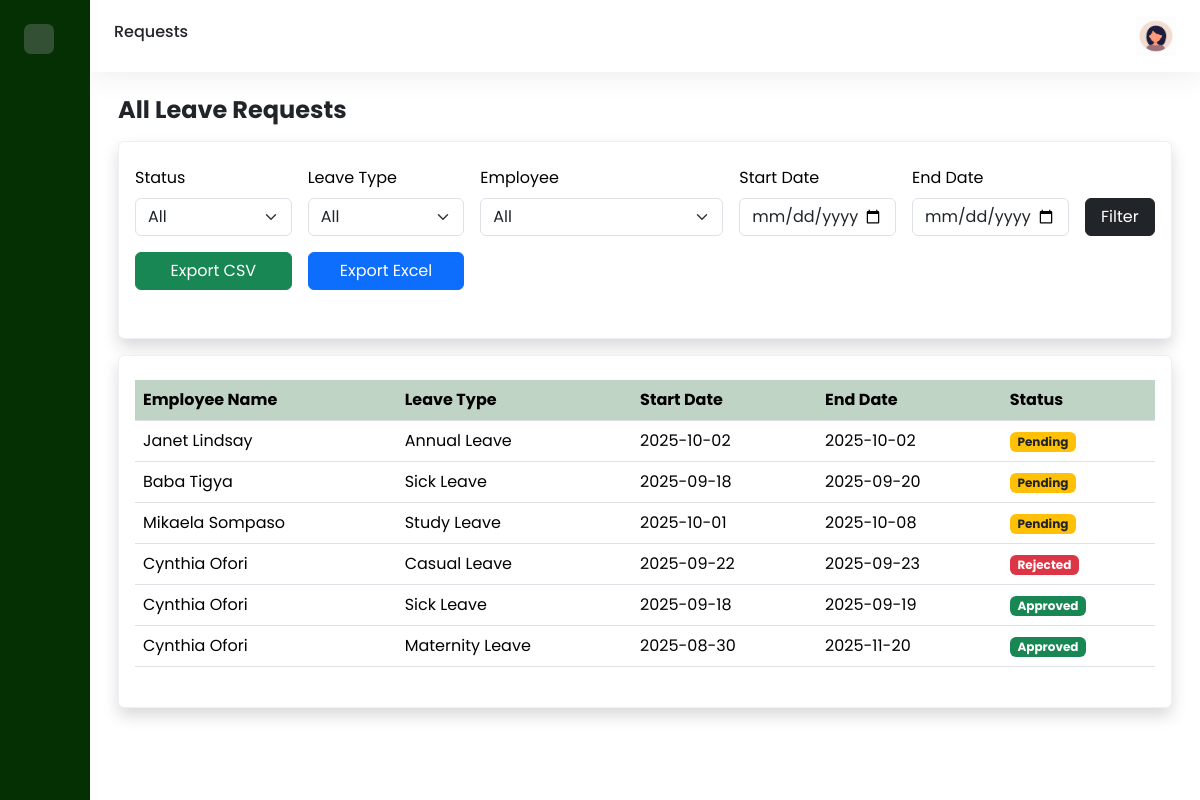
The app's page /manager/all.php (signed in) with its own data.
### tables this page shows
CREATE TABLE `leave_request` (
  `request_id` int(11) NOT NULL,
  `employee_id` int(11) NOT NULL,
  `type_id` int(11) DEFAULT NULL,
  `start_date` date NOT NULL,
  `end_date` date NOT NULL,
  `leave_duration` int(11) NOT NULL,
  `reason` text DEFAULT NULL,
  `status` enum('pending','approved','rejected') NOT NULL DEFAULT 'pending',
  `request_date` timestamp NOT NULL DEFAULT current_timestamp(),
  `approved_by` int(11) DEFAULT NULL,
  `approved_on` timestamp NULL DEFAULT NULL,
  `manager_comments` text DEFAULT NULL
);

CREATE TABLE `employee` (
  `employee_id` int(11) NOT NULL,
  `first_name` varchar(100) NOT NULL,
  `last_name` varchar(100) NOT NULL,
  `email` varchar(255) NOT NULL,
  `hire_date` date NOT NULL,
  `department_id` int(11) NOT NULL,
  `gender` enum('Male','Female') NOT NULL,
  `manager_id` int(11) DEFAULT NULL,
  `username` varchar(100) NOT NULL,
  `password` varchar(100) NOT NULL,
  `role` enum('administrator','employee','manager','') NOT NULL DEFAULT 'employee',
  `mobile` int(30) NOT NULL
);

CREATE TABLE `leave_type` (
  `type_id` int(11) NOT NULL,
  `type_name` varchar(100) NOT NULL,
  `description` text DEFAULT NULL,
  `requires_approval` tinyint(1) NOT NULL DEFAULT 1,
  `default_accrualrate_perperiod` decimal(5,2) NOT NULL DEFAULT 0.00,
  `max_carryover_days` int(11) NOT NULL DEFAULT 0
);

### manager/all.php (the view, shortened to what this page needs)
<?php
$host = "localhost";
$db   = "leave_management";
$user = "root";
$pass = "";
$conn = new mysqli($host, $user, $pass, $db);
$manager_id = $_SESSION["employee_id"];
$deptResult = $conn->query("SELECT department_id FROM department WHERE manager_id = $manager_id");
if ($deptResult->num_rows > 0) {
    $department_id = $deptResult->fetch_assoc()["department_id"];
} else {
    die("No department assigned to this manager.");
}
$query = "
    SELECT l.request_id, e.first_name, e.last_name, lt.type_name, l.start_date, l.end_date, l.status
    FROM leave_request l
    JOIN employee e ON l.employee_id = e.employee_id
    LEFT JOIN leave_type lt ON l.type_id = lt.type_id
    WHERE e.department_id = $department_id
";
$query .= " ORDER BY l.request_id DESC";
$leaves = $conn->query($query);
?>
<!DOCTYPE html>
<html>
<head>
    <link href='https://cdn.boxicons.com/fonts/basic/boxicons.min.css' rel='stylesheet'>
    <link href="https://cdn.jsdelivr.net/npm/bootstrap@5.3.7/dist/css/bootstrap.min.css" rel="stylesheet"
>
    <link rel="stylesheet" href="../assets/css/dashboard.css">
</head>
<body>
    <div class="wrapper">
            <aside id="sidebar">
                <div class="d-flex justify-content-between p-4">
                    <button class="toggle-btn border-0" type="button">
                    </button>
                </div>
                <ul class="sidebar-nav">
                    <li class="sidebar-item">
                        <a href="../manager.php" class="sidebar-link">
                        </a>
                    </li>
                    <li class="sidebar-item">
                        <a href="myprofile.php" class="sidebar-link">
                        </a>
                    </li>
                    <li class="sidebar-item">
                        <a href="#" class="sidebar-link collapsed has-dropdown"data-bs-toggle="collapse"
                        data-bs-target="#leave" aria-expanded="false" aria-controls="leave">
                        </a>
                    </li>
                    <li class="sidebar-item">
                        <a href="history.php" class="sidebar-link">
                         </a>
                    </li>
                    <li class="sidebar-item">
                        <a href="#" class="sidebar-link collapsed has-dropdown"data-bs-toggle="collapse"
                        data-bs-target="#emp" aria-expanded="false" aria-controls="emp">
                        </a>
                    </li>
                    <li class="sidebar-item">
                        <a href="#" class="sidebar-link collapsed has-dropdown"data-bs-toggle="collapse"
                        data-bs-target="#manage" aria-expanded="false" aria-controls="manage">
                        </a>
                    </li>
                    <li class="sidebar-item">
                        <a href="report.php" class="sidebar-link">
                        </a>
                    </li>
                    <li class="sidebar-item">
                        <a href="settings.php" class="sidebar-link">
                        </a>
                    </li>
                </ul>
                <div class="sidebar-footer">
                    <a href="../logout.php" class="sidebar-link">
                    </a>
                </div>
            </aside>
            <div class="main">
                <nav class="navbar navbar-expand px-4 py-3">
                    <h6>Requests</h6>
                    <div class="navbar-collapse collapse">
                        <ul class="navbar-nav ms-auto">
                            <li class="nav-item dropdown">
                                <a href="#" data-bs-toggle="dropdown" class="nav-icon pe-md-0">
                                   <img src="../assets/img/avatar.jpeg" alt="" class="avatar img-fluid">
                                </a>
                            </li>
                        </ul>
                    </div>
                </nav>
                <main class="content px-3 py-4">
                    <div class="container-fluid">
                        <div class="mb-3">
                            <h2 class="fw-bold fs-4 mb-3">
                                All Leave Requests
                            </h2>
                            <div class="row">
                                <div class="col-12 ">
                                    <div class="card  shadow">
                                        <div class="card-body py-4">
                                            <form method="GET" class="row g-3 mb-4">
                                                <div class="col-md-2">
                                                    <label class="form-label">Status</label>
                                                    <select name="status" class="form-select">
                                                        <option value="">All</option>
                                                    </select>
                                                </div>
                                                <div class="col-md-2">
                                                    <label class="form-label">Leave Type</label>
                                                    <select name="type_id" class="form-select">
                                                        <option value="">All</option>
                                                    </select>
                                                </div>
                                                <div class="col-md-3">
                                                    <label class="form-label">Employee</label>
                                                    <select name="employee_id" class="form-select">
                                                        <option value="">All</option>
                                                    </select>
                                                </div>
                                                <div class="col-md-2">
                                                    <label class="form-label">Start Date</label>
                                                    <input type="date" name="start_date" class="form-control" value="<?= $_GET['start_date'] ?? '' ?>">
                                                </div>
                                                <div class="col-md-2">
                                                    <label class="form-label">End Date</label>
                                                    <input type="date" name="end_date" class="form-control" value="<?= $_GET['end_date'] ?? '' ?>">
                                                </div>
                                                <div class="col-md-1 d-flex align-items-end">
                                                    <button type="submit" class="btn btn-dark w-100">Filter</button>
                                                </div>
                                                <div class="col-md-2 d-flex align-items-end">
                                                    <button type="submit" name="export" value="csv" class="btn btn-success w-100">Export CSV</button>
                                                </div>
                                                <div class="col-md-2 d-flex align-items-end">
                                                    <button type="submit" name="export" value="excel" class="btn btn-primary w-100">Export Excel</button>
                                                </div>
                                            </form>
                                        </div>
                                    </div>
                                </div>
                            </div>
                            <div class="row">
                                <div class="col-12">
                                    <div class="card shadow">
                                        <div class="card-body py-4">
                                            <table class="table table-hover">
                                                <thead>
                                                    <tr class="highlight">
                                                        <th scope="col">Employee Name</th>
                                                        <th scope="col">Leave Type</th>
                                                        <th scope="col">Start Date</th>
                                                        <th scope="col">End Date</th>
                                                        <th scope="col">Status</th>
                                                    </tr>
                                                </thead>
                                                <tbody>
                                                    <?php while ($row = $leaves->fetch_assoc()): ?>
                                                        <tr>
                                                            <td><?= htmlspecialchars($row['first_name']." ".$row['last_name']); ?></td>
                                                            <td><?= $row['type_name'] ? htmlspecialchars($row['type_name']) : 'N/A'; ?></td>
                                                            <td><?= htmlspecialchars($row['start_date']); ?></td>
                                                            <td><?= htmlspecialchars($row['end_date']); ?></td>
                                                            <td>
                                                                <?php if ($row['status']=='approved'): ?>
                                                                    <span class="badge bg-success">Approved</span>
                                                                <?php elseif ($row['status']=='pending'): ?>
                                                                    <span class="badge bg-warning text-dark">Pending</span>
                                                                <?php else: ?>
                                                                    <span class="badge bg-danger">Rejected</span>
                                                                <?php endif; ?>
                                                            </td>
                                                        </tr>
                                                    <?php endwhile; ?>
                                                </tbody>
                                            </table>
                                        </div>
                                    </div>
                                </div>
                            </div>
                        </div>
                    </div>
                </main>
            </div>
        </div>
</body>
</html>

### assets/css/dashboard.css (style rules this page uses)
body { font-family: 'Poppins', sans-serif; }
a { text-decoration: none; }
li { list-style: none; }
.wrapper { display: flex; }
.main { display: flex; flex-direction: column; min-height: 100vh; width: 100%; overflow: hidden; transition: all 0.25s ease-in-out; background-color: #FFF; }
#sidebar { width: 90px; min-width: 90px; transition: all 0.25s ease-in-out; background-color: #043004ff; display: flex; flex-direction: column; }
.toggle-btn { width: 30px; height: 30px; color: #FFF; border-radius: 0.425rem; font-size: 18px; display: flex; justify-content: center; align-items: center; background-color: #345034; }
.sidebar-nav { padding: 0.8rem; flex: 11 auto; z-index: 10; }
a.sidebar-link { padding: .625rem 1.125rem; color: #9db1a1; display: block; white-space: nowrap; font-weight: 700; border-left: 3px solid transparent; }
.sidebar-item { position: relative; }
.navbar { background-color: #FFF; box-shadow: 0 0 2rem 0 rgba(33, 37, 41, 0.1); }
.navbar-expand .navbar-collapse { min-width: 200px; }
.avatar { height: 40px; width: 40px; }
.card { background-color: #FFF; transition: 0.4s; cursor: pointer; color: #000; margin-bottom: 1rem; border-color: rgba(231, 234, 243, 0.7); }
.table>thead tr { color: #FFF; text-align: left; }
tr.highlight th { background-color: #c0d4c5; color: #000; }
.content { flex: 11 auto; }

### records on screen
leave_request: employee.last_name "Janet Lindsay", type.type_name "Annual Leave", start_date "2025-10-02", end_date "2025-10-02", status "Pending"
leave_request: employee.last_name "Baba Tigya", type.type_name "Sick Leave", start_date "2025-09-18", end_date "2025-09-20", status "Pending"
leave_request: employee.last_name "Mikaela Sompaso", type.type_name "Study Leave", start_date "2025-10-01", end_date "2025-10-08", status "Pending"
leave_request: employee.last_name "Cynthia Ofori", type.type_name "Casual Leave", start_date "2025-09-22", end_date "2025-09-23", status "Rejected"
leave_request: employee.last_name "Cynthia Ofori", type.type_name "Sick Leave", start_date "2025-09-18", end_date "2025-09-19", status "Approved"
leave_request: employee.last_name "Cynthia Ofori", type.type_name "Maternity Leave", start_date "2025-08-30", end_date "2025-11-20", status "Approved"
